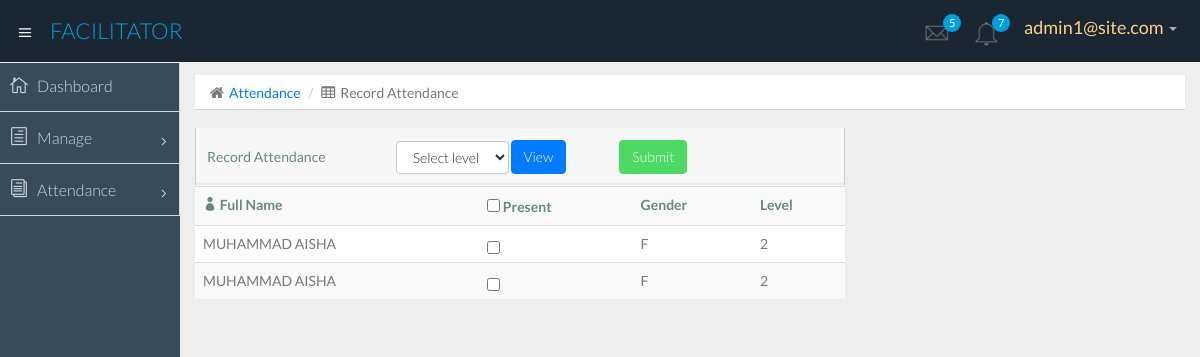
The page /facilitator/record_att.php (signed in) on the database its author committed.
### tables this page shows
CREATE TABLE `student` (
  `student_id` int(50) NOT NULL,
  `fname` varchar(50) NOT NULL,
  `lname` varchar(50) NOT NULL,
  `gender` varchar(100) NOT NULL,
  `level` varchar(30) NOT NULL,
  `center_id` int(50) NOT NULL,
  `state_id` int(50) NOT NULL,
  `lga_id` int(50) NOT NULL,
  `ward_id` int(50) NOT NULL,
  `date` varchar(100) NOT NULL
);

### includes/functions.php (called while the page is built, shortened)
<?
$acctype = $_SESSION['acctype'];
?>

### facilitator/record_att.php (the view, shortened to what this page needs)
<?php
include ('include/header.php');
$user_center = $_SESSION['right'];
?>
<?php
 if($acctype=="user") {
  ?>
    <section id="main-content">
      <section class="wrapper">
        <div class="row">
          <div class="col-lg-12">
            <ol class="breadcrumb">
              <li><i class="fa fa-home"></i><a href="index.html">Attendance</a></li>
              <li><i class="fa fa-table"></i>Record Attendance</li>
            </ol>
          </div>
        </div>
        <div class="row">
          <div class="col-lg-8">
            <section class="panel">
  <form metaction="" method="post" hod="get">
              <header class="panel-heading" style="padding: 10px;">
<table>
              <tr>
                        <td>Record Attendance</td>
                        <td>
                        </td>
                        <td style="padding-right: 50px;"></td>
                        <td>
                        <div class="btn-group" style="margin-left: 15px;">
                        <select name="level" class="btn btn-default dropdown-toggle">
                        <option value="">Select level</option>
                        </select>
                      </div>
                        </td>
                        <td><input class="btn btn-primary" type="submit" name="viewBtn" value="View"/></td>
                        <td style="padding-right: 50px;"></td>
                        <td><input class="btn btn-success" type="submit" name="save" value="Submit"/></td>
                        <td style="padding-right: 20px;"></td>
                </tr>
</form>
              <table class="table table-striped table-advance table-hover" >
                <tbody>
                  <tr>
                    <th><i class="icon_profile"></i> Full Name</th>
                    <th><input type="checkbox" id="checkAl"> Present</th>
                    <th><i class=""></i> Gender</th>
                    <th><i class=""></i> Level</th>
                  </tr>
                  <?
if(isset($_POST['viewBtn']) && $_POST['level'] !==''){
  $level = $_POST['level'];
  $sql4 = "SELECT * FROM `student` WHERE `level` = '$level' AND `center_id` = '$user_center' ORDER BY `fname` ASC LIMIT 0 , 30" ;
} else{
  $sql4 = "SELECT * FROM `student` WHERE `center_id` = '$user_center' ORDER BY `fname` ASC LIMIT 0 , 30" ;
}
$res4 = mysql_query($sql4) ;
while($stinfo = mysql_fetch_array($res4)){
  $name_s = $stinfo["lname"].' '.$stinfo["fname"];
  $gender_s = $stinfo['gender'];
  $lell = $stinfo['level'];
  ?>
                    <tr>
                    <td><?php echo $name_s; ?></td>
                    <td><input class="btn btn-default" type="checkbox" id="checkItem" name="check[]" value="<?php echo $stinfo["student_id"]; ?>"></td>
                    <td><?php echo $gender_s; ?></td>
                    <td><?php echo $lell; ?></td>
                  </tr>
<?php
}
?>
                </tbody>
              </table>
            </section>
          </div>
        </div>
      </section>
    </section>
  </section>
</body>
<?php
 } else{
  @header ("Refresh: 2; URL=".'../index.php');
  echo "You are being redirected to your original page request<br>";
  echo '(If your browser doesn’t support this, <a href="../index.php">click here</a>)';
 }
?>

### rows shown on the page
student: name_s "MUHAMMAD AISHA", gender "F", level "2"
student: name_s "MUHAMMAD AISHA", gender "F", level "2"

### other values the page prints
$logged "admin1@site.com"
